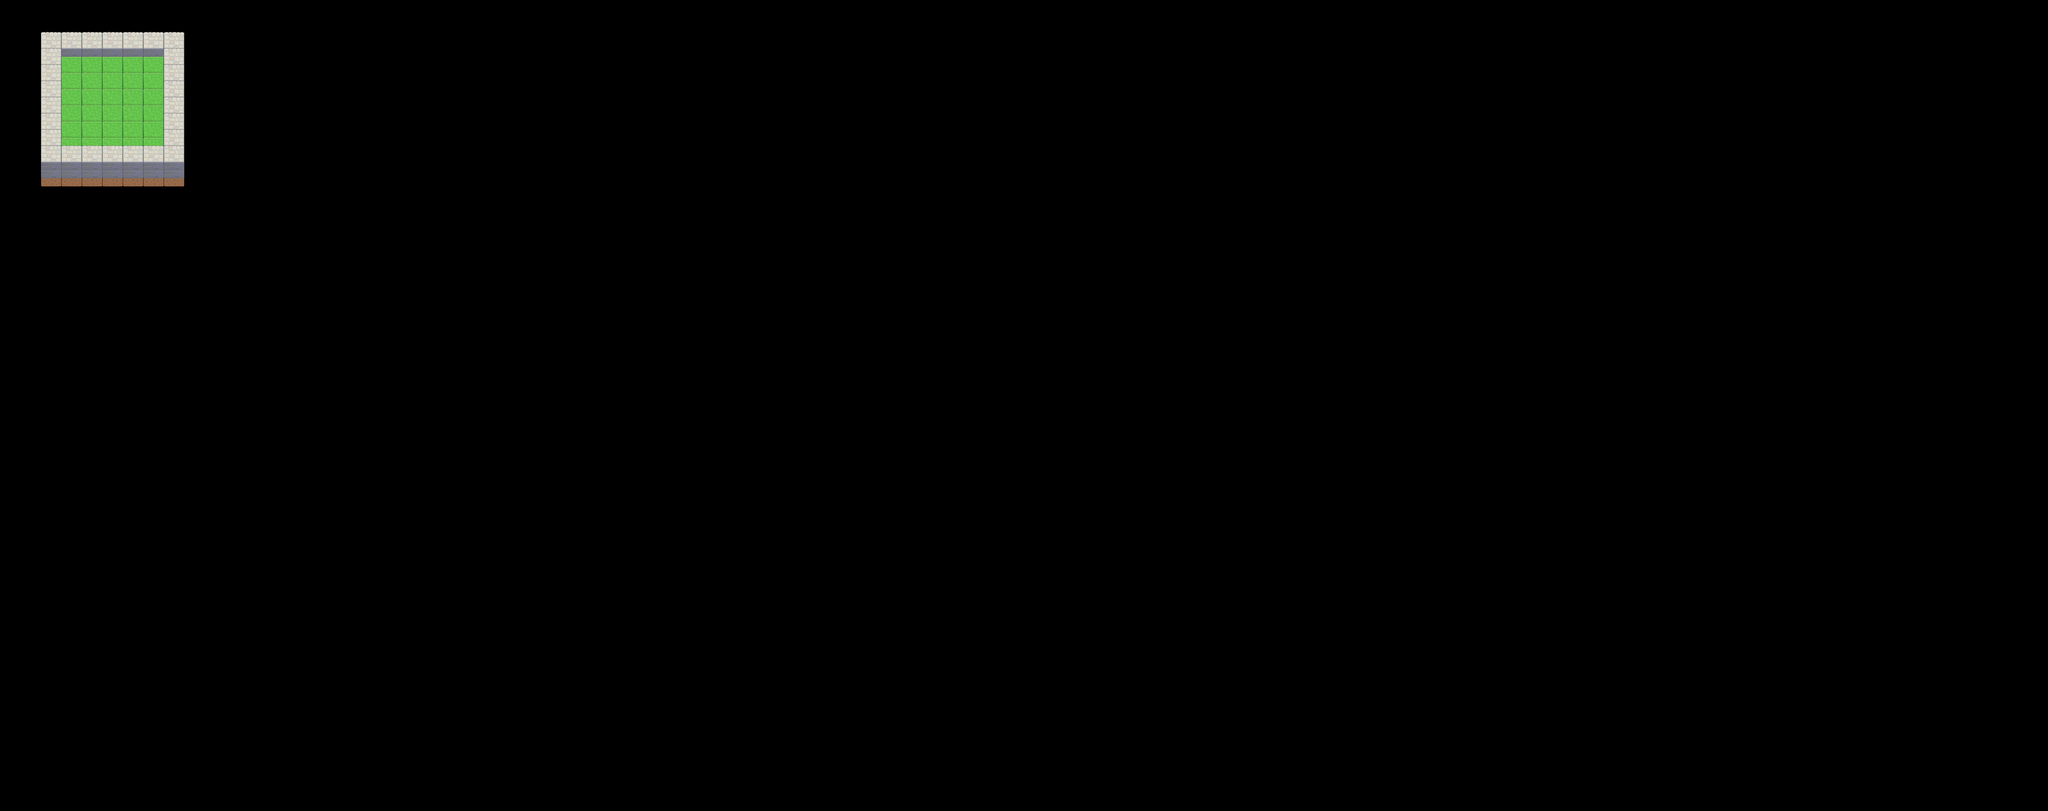

Tiled map render using the project's own tile images. Description and the map definition, with tile-layer contents summarised, below:
An orthogonal 100x100 tile map with 101x40 px tiles, 3 tile layers (Tile Layer 1, Tile Layer 2, Tile Layer 3), 5 tilesets and 4 objects.

<map version="1.0" orientation="orthogonal" width="100" height="100" tilewidth="101" tileheight="40">
 <tileset firstgid="1" name="Blocks" tilewidth="101" tileheight="171" spacing="2" margin="1">
  <image source="../../../../commondata/PlanetCute/Blocks/BlockTiles.png" width="412" height="519" />
 </tileset>
 <tileset firstgid="13" name="Architecture" tilewidth="101" tileheight="171" spacing="2" margin="1">
  <image source="../../../../commondata/PlanetCute/Architecture/ArchitectureTiles.png" width="412" height="692" />
 </tileset>
 <tileset firstgid="29" name="Doodads" tilewidth="101" tileheight="171" spacing="2" margin="1">
  <image source="../../../../commondata/PlanetCute/Doodads/DoodadTiles.png" width="412" height="692" />
 </tileset>
 <tileset firstgid="45" name="Characters" tilewidth="101" tileheight="171" spacing="2" margin="1">
  <image source="../../../../commondata/PlanetCute/Characters/CharacterTiles.png" width="412" height="346" />
 </tileset>
 <tileset firstgid="53" name="Shadows" tilewidth="101" tileheight="171" spacing="2" margin="1">
  <image source="../../../../commondata/PlanetCute/Shadows/ShadowTiles.png" width="412" height="519" />
 </tileset>
 <layer name="Tile Layer 1" width="100" height="100">
  <data>[10000 cells, 56 non-empty, 1 distinct tile ids]</data>
 </layer>
 <layer name="Tile Layer 2" width="100" height="100">
  <data>[10000 cells, 56 non-empty, 2 distinct tile ids]</data>
 </layer>
 <layer name="Tile Layer 3" width="100" height="100">
  <data>[10000 cells, 26 non-empty, 1 distinct tile ids]</data>
 </layer>
 <objectgroup color="#1fa410" name="Object Layer 1" width="100" height="100">
  <object x="202" y="200" width="707" height="80" />
  <object x="202" y="280" width="101" height="480" />
  <object x="808" y="280" width="101" height="480" />
  <object x="202" y="760" width="707" height="80" />
 </objectgroup>
</map>
